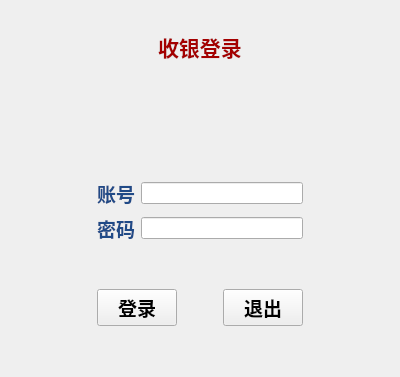
<?xml version="1.0" encoding="UTF-8"?>
<ui version="4.0">
 <class>Widget</class>
 <widget class="QWidget" name="Widget">
  <property name="geometry">
   <rect>
    <x>0</x>
    <y>0</y>
    <width>400</width>
    <height>377</height>
   </rect>
  </property>
  <property name="maximumSize">
   <size>
    <width>400</width>
    <height>377</height>
   </size>
  </property>
  <property name="windowTitle">
   <string>Widget</string>
  </property>
  <layout class="QGridLayout" name="gridLayout_2">
   <item row="3" column="0">
    <layout class="QGridLayout" name="gridLayout">
     <item row="0" column="0">
      <spacer name="horizontalSpacer_2">
       <property name="orientation">
        <enum>Qt::Horizontal</enum>
       </property>
       <property name="sizeHint" stdset="0">
        <size>
         <width>74</width>
         <height>20</height>
        </size>
       </property>
      </spacer>
     </item>
     <item row="0" column="1">
      <layout class="QVBoxLayout" name="verticalLayout_2">
       <item>
        <layout class="QVBoxLayout" name="verticalLayout">
         <item>
          <layout class="QHBoxLayout" name="horizontalLayout">
           <item>
            <widget class="QLabel" name="label">
             <property name="font">
              <font>
               <family>AR PL UKai CN</family>
               <pointsize>14</pointsize>
               <weight>75</weight>
               <bold>true</bold>
              </font>
             </property>
             <property name="text">
              <string>&lt;html&gt;&lt;head/&gt;&lt;body&gt;&lt;p&gt;&lt;span style=&quot; color:#204a87;&quot;&gt;账号&lt;/span&gt;&lt;/p&gt;&lt;/body&gt;&lt;/html&gt;</string>
             </property>
            </widget>
           </item>
           <item>
            <widget class="QLineEdit" name="lineEdit">
             <property name="styleSheet">
              <string notr="true">color: rgb(114, 159, 207);
color: rgb(52, 101, 164);</string>
             </property>
             <property name="text">
              <string/>
             </property>
            </widget>
           </item>
          </layout>
         </item>
         <item>
          <layout class="QHBoxLayout" name="horizontalLayout_2">
           <item>
            <widget class="QLabel" name="label_2">
             <property name="font">
              <font>
               <family>AR PL UKai TW</family>
               <pointsize>14</pointsize>
               <weight>75</weight>
               <bold>true</bold>
              </font>
             </property>
             <property name="text">
              <string>&lt;html&gt;&lt;head/&gt;&lt;body&gt;&lt;p&gt;&lt;span style=&quot; color:#204a87;&quot;&gt;密码&lt;/span&gt;&lt;/p&gt;&lt;/body&gt;&lt;/html&gt;</string>
             </property>
            </widget>
           </item>
           <item>
            <widget class="QLineEdit" name="lineEdit_2">
             <property name="styleSheet">
              <string notr="true">color: rgb(114, 159, 207);
color: rgb(52, 101, 164);</string>
             </property>
             <property name="text">
              <string/>
             </property>
             <property name="echoMode">
              <enum>QLineEdit::Password</enum>
             </property>
            </widget>
           </item>
          </layout>
         </item>
        </layout>
       </item>
       <item>
        <spacer name="verticalSpacer">
         <property name="orientation">
          <enum>Qt::Vertical</enum>
         </property>
         <property name="sizeHint" stdset="0">
          <size>
           <width>20</width>
           <height>40</height>
          </size>
         </property>
        </spacer>
       </item>
       <item>
        <layout class="QHBoxLayout" name="horizontalLayout_3">
         <item>
          <widget class="QPushButton" name="pushButton">
           <property name="font">
            <font>
             <family>AR PL UKai HK</family>
             <pointsize>14</pointsize>
             <weight>75</weight>
             <bold>true</bold>
            </font>
           </property>
           <property name="text">
            <string>登录</string>
           </property>
           <property name="icon">
            <iconset resource="image.qrc">
             <normaloff>:/image/10.png</normaloff>:/image/10.png</iconset>
           </property>
          </widget>
         </item>
         <item>
          <spacer name="horizontalSpacer">
           <property name="orientation">
            <enum>Qt::Horizontal</enum>
           </property>
           <property name="sizeHint" stdset="0">
            <size>
             <width>40</width>
             <height>20</height>
            </size>
           </property>
          </spacer>
         </item>
         <item>
          <widget class="QPushButton" name="pushButton_2">
           <property name="font">
            <font>
             <family>AR PL UKai CN</family>
             <pointsize>14</pointsize>
             <weight>75</weight>
             <bold>true</bold>
            </font>
           </property>
           <property name="text">
            <string>退出</string>
           </property>
           <property name="icon">
            <iconset resource="image.qrc">
             <normaloff>:/image/16.png</normaloff>:/image/16.png</iconset>
           </property>
          </widget>
         </item>
        </layout>
       </item>
       <item>
        <spacer name="verticalSpacer_2">
         <property name="orientation">
          <enum>Qt::Vertical</enum>
         </property>
         <property name="sizeHint" stdset="0">
          <size>
           <width>20</width>
           <height>40</height>
          </size>
         </property>
        </spacer>
       </item>
      </layout>
     </item>
     <item row="0" column="2">
      <spacer name="horizontalSpacer_3">
       <property name="orientation">
        <enum>Qt::Horizontal</enum>
       </property>
       <property name="sizeHint" stdset="0">
        <size>
         <width>74</width>
         <height>20</height>
        </size>
       </property>
      </spacer>
     </item>
    </layout>
   </item>
   <item row="2" column="0">
    <spacer name="verticalSpacer_5">
     <property name="orientation">
      <enum>Qt::Vertical</enum>
     </property>
     <property name="sizeHint" stdset="0">
      <size>
       <width>20</width>
       <height>40</height>
      </size>
     </property>
    </spacer>
   </item>
   <item row="1" column="0">
    <layout class="QHBoxLayout" name="horizontalLayout_4">
     <item>
      <spacer name="horizontalSpacer_4">
       <property name="orientation">
        <enum>Qt::Horizontal</enum>
       </property>
       <property name="sizeHint" stdset="0">
        <size>
         <width>40</width>
         <height>20</height>
        </size>
       </property>
      </spacer>
     </item>
     <item>
      <widget class="QLabel" name="label_3">
       <property name="font">
        <font>
         <family>AR PL UKai HK</family>
         <pointsize>16</pointsize>
         <weight>75</weight>
         <bold>true</bold>
        </font>
       </property>
       <property name="text">
        <string>&lt;html&gt;&lt;head/&gt;&lt;body&gt;&lt;p&gt;&lt;span style=&quot; color:#a40000;&quot;&gt;收银登录&lt;/span&gt;&lt;/p&gt;&lt;/body&gt;&lt;/html&gt;</string>
       </property>
      </widget>
     </item>
     <item>
      <spacer name="horizontalSpacer_5">
       <property name="orientation">
        <enum>Qt::Horizontal</enum>
       </property>
       <property name="sizeHint" stdset="0">
        <size>
         <width>40</width>
         <height>20</height>
        </size>
       </property>
      </spacer>
     </item>
    </layout>
   </item>
   <item row="0" column="0">
    <spacer name="horizontalSpacer_6">
     <property name="orientation">
      <enum>Qt::Horizontal</enum>
     </property>
     <property name="sizeHint" stdset="0">
      <size>
       <width>40</width>
       <height>20</height>
      </size>
     </property>
    </spacer>
   </item>
  </layout>
 </widget>
 <layoutdefault spacing="6" margin="11"/>
 <resources>
  <include location="image.qrc"/>
 </resources>
 <connections/>
</ui>
